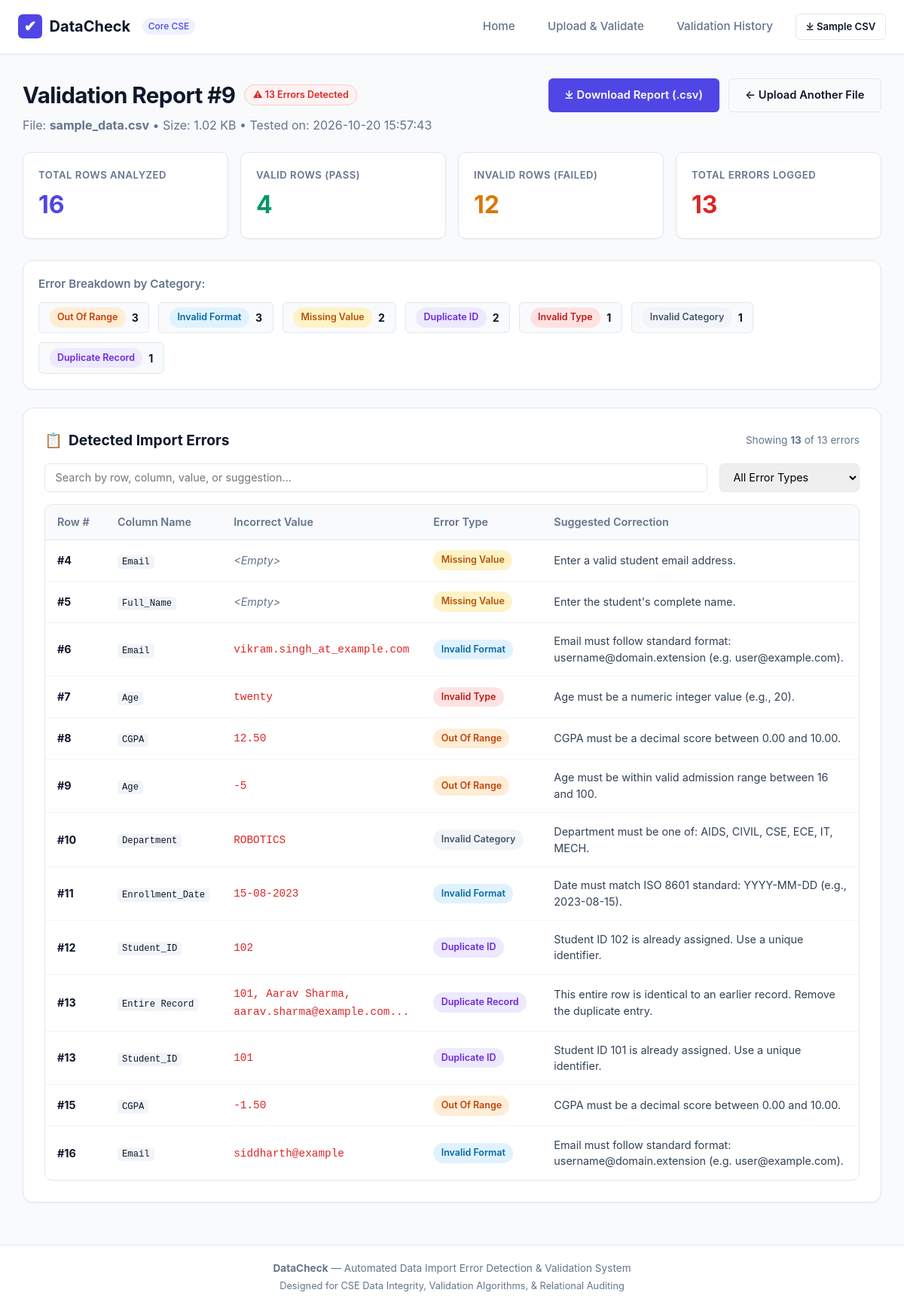
The app's page /run/9 with its own data.
### tables this page shows
CREATE TABLE validation_runs (
                id INTEGER PRIMARY KEY AUTOINCREMENT,
                filename TEXT NOT NULL,
                uploaded_at TEXT NOT NULL,
                file_size_kb REAL NOT NULL,
                total_rows INTEGER NOT NULL,
                valid_rows INTEGER NOT NULL,
                invalid_rows INTEGER NOT NULL,
                total_errors INTEGER NOT NULL,
                status TEXT NOT NULL
            );

CREATE TABLE validation_errors (
                id INTEGER PRIMARY KEY AUTOINCREMENT,
                run_id INTEGER NOT NULL,
                row_number INTEGER NOT NULL,
                column_name TEXT NOT NULL,
                invalid_value TEXT,
                error_type TEXT NOT NULL,
                suggested_correction TEXT NOT NULL,
                FOREIGN KEY (run_id) REFERENCES validation_runs (id) ON DELETE CASCADE
            );

### app.py (the view)
@app.route('/run/<int:run_id>')
def view_run(run_id):
    conn = get_db()
    run = conn.execute("SELECT * FROM validation_runs WHERE id = ?", (run_id,)).fetchone()
    if run is None:
        conn.close()
        flash(f"Validation Run #{run_id} does not exist.", "danger")
        return redirect(url_for('history'))
    errors = conn.execute("""
        SELECT * FROM validation_errors
        WHERE run_id = ?
        ORDER BY row_number ASC, id ASC
    """, (run_id,)).fetchall()
    error_summary = conn.execute("""
        SELECT error_type, COUNT(*) as count
        FROM validation_errors
        WHERE run_id = ?
        GROUP BY error_type
        ORDER BY count DESC
    """, (run_id,)).fetchall()
    conn.close()
    return render_template(
        'results.html',
        active_page='results',
        run=run,
        errors=errors,
        error_summary=error_summary
    )

### app.py (called while the page is built)
def get_db():
    conn = sqlite3.connect(DATABASE_PATH)
    conn.row_factory = sqlite3.Row
    conn.execute("PRAGMA foreign_keys = ON")
    return conn

### templates/results.html (shortened to what this page needs)
{% extends 'base.html' %}
{% block content %}
<div style="display: flex; justify-content: space-between; align-items: flex-start; margin-bottom: 1.5rem; flex-wrap: wrap; gap: 1rem;">
  <div>
    <div style="display: flex; align-items: center; gap: 0.75rem;">
      <h1 class="page-title">Validation Report #{{ run.id }}</h1>
      {% if run.total_errors == 0 %}
        <span class="badge badge-clean">&#x2714; Clean Dataset</span>
      {% else %}
        <span class="badge badge-errors">&#x26A0; {{ run.total_errors }} Errors Detected</span>
      {% endif %}
    </div>
    <p class="page-subtitle">
      File: <strong>{{ run.filename }}</strong> &bull; Size: {{ run.file_size_kb }} KB &bull; Tested on: {{ run.uploaded_at }}
    </p>
  </div>
  <div class="btn-group">
    <a href="{{ url_for('export_report', run_id=run.id) }}" class="btn btn-primary">
      &#x2913; Download Report (.csv)
    </a>
    <a href="{{ url_for('dashboard') }}" class="btn btn-outline">
      &larr; Upload Another File
    </a>
  </div>
</div>
<div class="stats-grid">
  <div class="stat-card stat-total">
    <span class="stat-label">Total Rows Analyzed</span>
    <span class="stat-value">{{ run.total_rows }}</span>
  </div>
  <div class="stat-card stat-valid">
    <span class="stat-label">Valid Rows (Pass)</span>
    <span class="stat-value">{{ run.valid_rows }}</span>
  </div>
  <div class="stat-card stat-invalid">
    <span class="stat-label">Invalid Rows (Failed)</span>
    <span class="stat-value">{{ run.invalid_rows }}</span>
  </div>
  <div class="stat-card stat-errors">
    <span class="stat-label">Total Errors Logged</span>
    <span class="stat-value">{{ run.total_errors }}</span>
  </div>
</div>
{% if error_summary %}
  <div class="card" style="padding: 1.25rem;">
    <h3 style="font-size: 0.95rem; font-weight: 600; margin-bottom: 0.75rem; color: var(--text-muted);">
      Error Breakdown by Category:
    </h3>
    <div style="display: flex; gap: 0.75rem; flex-wrap: wrap;">
      {% for item in error_summary %}
        <div style="background: #f8fafc; border: 1px solid var(--border-color); padding: 0.4rem 0.85rem; border-radius: var(--radius-sm); font-size: 0.88rem; display: flex; align-items: center; gap: 0.5rem;">
          <span class="badge
            {% if 'Missing' in item.error_type %}badge-missing
            {% elif 'Duplicate' in item.error_type %}badge-duplicate
            {% elif 'Type' in item.error_type %}badge-type
            {% elif 'Range' in item.error_type %}badge-range
            {% elif 'Format' in item.error_type %}badge-format
            {% else %}badge-category{% endif %}">
            {{ item.error_type }}
          </span>
          <strong style="color: var(--text-main);">{{ item.count }}</strong>
        </div>
      {% endfor %}
    </div>
  </div>
{% endif %}
<div class="card">
  <div style="display: flex; justify-content: space-between; align-items: center; margin-bottom: 1rem; flex-wrap: wrap; gap: 0.75rem;">
    <h2 class="card-title" style="margin-bottom: 0;">
      <span>&#x1F4CB;</span>
      <span>Detected Import Errors</span>
    </h2>
    <span style="font-size: 0.85rem; color: var(--text-muted);">
      Showing <strong id="visibleErrorCount">{{ errors|length }}</strong> of {{ run.total_errors }} errors
    </span>
  </div>
  {% if errors %}
    <div class="filter-bar">
      <input type="text" id="tableSearch" class="filter-input" placeholder="Search by row, column, value, or suggestion...">
      <select id="errorTypeFilter" class="filter-select">
        <option value="all">All Error Types</option>
      </select>
    </div>
    <div class="table-responsive">
      <table id="errorTable">
        <thead>
          <tr>
            <th style="width: 80px;">Row #</th>
            <th style="width: 140px;">Column Name</th>
            <th style="width: 170px;">Incorrect Value</th>
            <th style="width: 160px;">Error Type</th>
            <th>Suggested Correction</th>
          </tr>
        </thead>
        <tbody>
          {% for error in errors %}
            <tr data-error-type="{{ error.error_type }}">
              <td><strong>#{{ error.row_number }}</strong></td>
              <td><code>{{ error.column_name }}</code></td>
              <td>
                {% if error.invalid_value == '' or error.invalid_value == None %}
                  <em style="color: var(--text-muted);">&lt;Empty&gt;</em>
                {% else %}
                  <span style="color: var(--danger); font-family: ui-monospace, monospace; font-weight: 500;">
                    {{ error.invalid_value }}
                  </span>
                {% endif %}
              </td>
              <td>
                <span class="badge
                  {% if 'Missing' in error.error_type %}badge-missing
                  {% elif 'Duplicate' in error.error_type %}badge-duplicate
                  {% elif 'Type' in error.error_type %}badge-type
                  {% elif 'Range' in error.error_type %}badge-range
                  {% elif 'Format' in error.error_type %}badge-format
                  {% else %}badge-category{% endif %}">
                  {{ error.error_type }}
                </span>
              </td>
              <td>
                <span style="color: #334155;">{{ error.suggested_correction }}</span>
              </td>
            </tr>
          {% endfor %}
        </tbody>
      </table>
    </div>
  {% endif %}
</div>
{% endblock %}

### static/style.css (style rules this page uses)
:root { --primary: #4f46e5; --primary-hover: #4338ca; --primary-light: #eef2ff; --success: #059669; --success-bg: #ecfdf5; --warning: #d97706; --warning-bg: #fffbeb; --danger: #dc2626; --danger-bg: #fef2f2; --info: #0284c7; --info-bg: #f0f9ff; --bg-main: #f8fafc; --card-bg: #ffffff; --border-color: #e2e8f0; --text-main: #0f172a; --text-muted: #64748b; --font-family: -apple-system, BlinkMacSystemFont, "Segoe UI", Roboto, "Helvetica Neue", Arial, sans-serif; --radius-sm: 6px; --radius-md: 10px; --radius-lg: 14px; --shadow-sm: 0 1px 2px 0 rgba(0, 0, 0, 0.05); --shadow-md: 0 4px 6px -1px rgba(0, 0, 0, 0.08), 0 2px 4px -2px rgba(0, 0, 0, 0.05); }
* { box-sizing: border-box; margin: 0; padding: 0; }
body { font-family: var(--font-family); background-color: var(--bg-main); color: var(--text-main); line-height: 1.5; min-height: 100vh; display: flex; flex-direction: column; }
.page-title { font-size: 1.85rem; font-weight: 750; color: var(--text-main); letter-spacing: -0.02em; }
.page-subtitle { color: var(--text-muted); font-size: 1rem; margin-top: 0.35rem; max-width: 720px; }
.card { background: var(--card-bg); border: 1px solid var(--border-color); border-radius: var(--radius-lg); padding: 1.75rem; box-shadow: var(--shadow-sm); margin-bottom: 1.5rem; }
.card-title { font-size: 1.2rem; font-weight: 650; margin-bottom: 0.85rem; display: flex; align-items: center; gap: 0.5rem; color: var(--text-main); }
.stats-grid { display: grid; grid-template-columns: repeat(auto-fit, minmax(200px, 1fr)); gap: 1rem; margin-bottom: 1.75rem; }
.stat-card { background: #ffffff; border: 1px solid var(--border-color); border-radius: var(--radius-md); padding: 1.25rem; box-shadow: var(--shadow-sm); display: flex; flex-direction: column; }
.stat-label { font-size: 0.82rem; font-weight: 600; color: var(--text-muted); text-transform: uppercase; letter-spacing: 0.04em; }
.stat-value { font-size: 2rem; font-weight: 750; margin-top: 0.35rem; color: var(--text-main); }
.stat-total .stat-value { color: var(--primary); }
.stat-valid .stat-value { color: var(--success); }
.stat-invalid .stat-value { color: var(--warning); }
.stat-errors .stat-value { color: var(--danger); }
.btn { display: inline-flex; align-items: center; justify-content: center; gap: 0.5rem; font-weight: 600; font-size: 0.92rem; padding: 0.65rem 1.35rem; border-radius: var(--radius-sm); border: none; cursor: pointer; text-decoration: none; transition: all 0.2s ease; }
.btn-primary { background-color: var(--primary); color: white; }
.btn-outline { background-color: transparent; border: 1px solid var(--border-color); color: var(--text-main); }
.btn-group { display: flex; gap: 0.75rem; flex-wrap: wrap; }
.badge { display: inline-block; padding: 0.25rem 0.65rem; font-size: 0.78rem; font-weight: 600; border-radius: 9999px; text-transform: capitalize; }
.badge-errors { background-color: var(--danger-bg); color: var(--danger); border: 1px solid #fecaca; }
.badge-missing { background-color: #fef3c7; color: #b45309; }
.badge-duplicate { background-color: #ede9fe; color: #6d28d9; }
.badge-type { background-color: #fee2e2; color: #b91c1c; }
.badge-format { background-color: #e0f2fe; color: #0369a1; }
.badge-range { background-color: #ffedd5; color: #c2410c; }
.badge-category { background-color: #f1f5f9; color: #475569; }
.filter-bar { display: flex; gap: 1rem; margin-bottom: 1rem; flex-wrap: wrap; }
.filter-input, .filter-select { padding: 0.55rem 0.85rem; border: 1px solid var(--border-color); border-radius: var(--radius-sm); font-size: 0.9rem; font-family: inherit; outline: none; }
.filter-input { flex: 1; min-width: 200px; }
.table-responsive { width: 100%; overflow-x: auto; border: 1px solid var(--border-color); border-radius: var(--radius-md); background: white; }
table { width: 100%; border-collapse: collapse; text-align: left; font-size: 0.9rem; }
th { background-color: #f8fafc; color: var(--text-muted); font-weight: 600; padding: 0.75rem 1rem; border-bottom: 1px solid var(--border-color); white-space: nowrap; }
td { padding: 0.85rem 1rem; border-bottom: 1px solid #f1f5f9; vertical-align: middle; }
tr:last-child td { border-bottom: none; }
code { font-family: ui-monospace, SFMono-Regular, Menlo, Monaco, Consolas, monospace; background-color: #f1f5f9; padding: 2px 6px; border-radius: 4px; font-size: 0.85em; color: #0f172a; }

### records on screen
validation_runs: id "9", total_errors "13", filename "sample_data.csv", file_size_kb "1.02", uploaded_at "2026-10-20 15:57:43", total_rows "16", valid_rows "4", invalid_rows "12"
validation_errors: row_number "4", column_name "Email", invalid_value "<Empty>", error_type "Missing Value", suggested_correction "Enter a valid student email address."
validation_errors: row_number "5", column_name "Full_Name", invalid_value "<Empty>", error_type "Missing Value", suggested_correction "Enter the student's complete name."
validation_errors: row_number "6", column_name "Email", invalid_value "vikram.singh_at_example.com", error_type "Invalid Format", suggested_correction "Email must follow standard format: username@domain.extension (e.g. user@example.com)."
validation_errors: row_number "7", column_name "Age", invalid_value "twenty", error_type "Invalid Type", suggested_correction "Age must be a numeric integer value (e.g., 20)."
validation_errors: row_number "8", column_name "CGPA", invalid_value "12.50", error_type "Out Of Range", suggested_correction "CGPA must be a decimal score between 0.00 and 10.00."
validation_errors: row_number "9", column_name "Age", invalid_value "-5", error_type "Out Of Range", suggested_correction "Age must be within valid admission range between 16 and 100."
validation_errors: row_number "10", column_name "Department", invalid_value "ROBOTICS", error_type "Invalid Category", suggested_correction "Department must be one of: AIDS, CIVIL, CSE, ECE, IT, MECH."
validation_errors: row_number "11", column_name "Enrollment_Date", invalid_value "15-08-2023", error_type "Invalid Format", suggested_correction "Date must match ISO 8601 standard: YYYY-MM-DD (e.g., 2023-08-15)."
validation_errors: row_number "12", column_name "Student_ID", invalid_value "102", error_type "Duplicate ID", suggested_correction "Student ID 102 is already assigned. Use a unique identifier."
validation_errors: row_number "13", column_name "Entire Record", invalid_value "101, Aarav Sharma, aarav.sharma@example.com...", error_type "Duplicate Record", suggested_correction "This entire row is identical to an earlier record. Remove the duplicate entry."
validation_errors: row_number "13", column_name "Student_ID", invalid_value "101", error_type "Duplicate ID", suggested_correction "Student ID 101 is already assigned. Use a unique identifier."
validation_errors: row_number "15", column_name "CGPA", invalid_value "-1.50", error_type "Out Of Range", suggested_correction "CGPA must be a decimal score between 0.00 and 10.00."
validation_errors: row_number "16", column_name "Email", invalid_value "siddharth@example", error_type "Invalid Format", suggested_correction "Email must follow standard format: username@domain.extension (e.g. user@example.com)."

### other values on screen
{{ item.error_type }} "Out Of Range" "Invalid Format" "Missing Value" "Duplicate ID" "Invalid Type" "Invalid Category" "Duplicate Record"
{{ item.count }} "3" "3" "2" "2" "1" "1" "1"
{{ errors|length }} "13"
